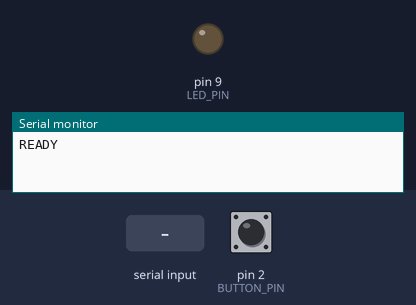
A sketch run on a simulated Arduino Uno, built with avr-gcc and run on an emulated ATmega328P. Parts: output pins drawn as LEDs (lit = HIGH), the last lines printed to the serial monitor. The inputs (shaded band) are chosen by the test bench; at power-on: pin 2 (BUTTON_PIN) HIGH.

Above: at 1.2 s.
1.3 s: "LED:ON\n" received over Serial
At 2.5 s:
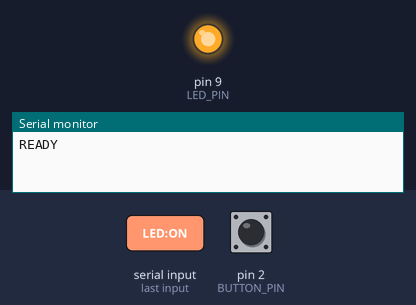
2.8 s: pin 2 (BUTTON_PIN) pulled LOW for 0.15 s
4.4 s: "LED:OFF\n" received over Serial
At 5.1 s:
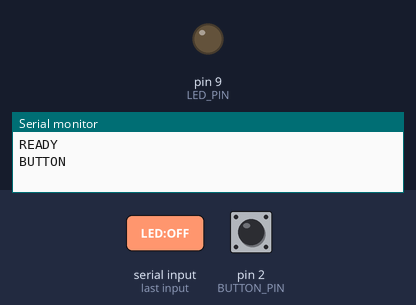
5.9 s: "STATUS:RECORDING\n" received over Serial
At 6.3 s:
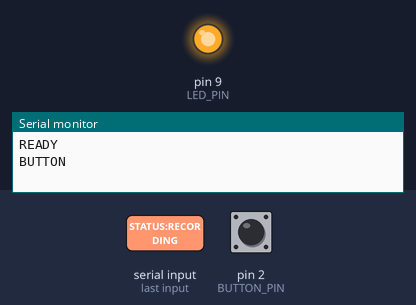
7.4 s: pin 2 (BUTTON_PIN) pulled LOW for 1 s
At 8.0 s:
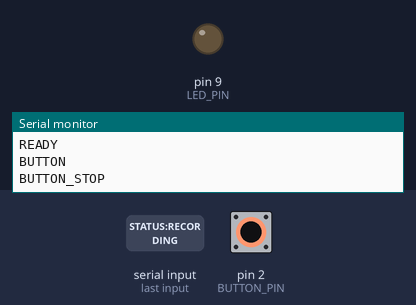
Timing chart, 0 to 10.4 s (numbered marks = the images above; inputs shaded):
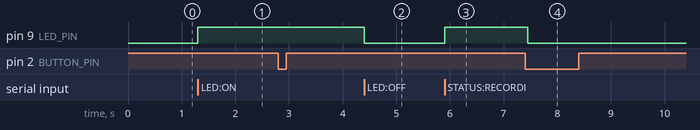

The sketch:

sign_button.ino
```cpp
/*
 * 손말이음 - 수어 촬영 버튼
 *
 * 물리 버튼을 누르면 LED를 켜고, 시리얼로 라즈베리파이에 촬영 시작을 알립니다.
 * 라즈베리파이가 촬영/분석 상태를 되돌려주면 LED로 표시합니다.
 *
 * 배선
 *   버튼  : D2 - GND        (INPUT_PULLUP을 쓰므로 저항 불필요, 누르면 LOW)
 *   LED   : D9 - 220Ω - GND (촬영 중 표시)
 *   보드   : USB로 라즈베리파이에 연결 (시리얼 통신 겸 전원)
 *
 * 프로토콜 (115200 baud, 줄바꿈 구분)
 *   보냄 : READY            부팅 완료
 *          BUTTON           버튼이 눌림 -> 촬영 시작해라
 *          BUTTON_STOP      버튼이 다시 눌림 -> 촬영을 종료해라
 *   받음 : LED:ON           LED 켜기
 *          LED:OFF          LED 끄기
 *          STATUS:RECORDING 촬영 중   (LED 켜짐)
 *          STATUS:BUSY      분석 중   (LED 느리게 깜빡임)
 *          STATUS:DONE      분석 완료 (LED 3번 빠르게 깜빡이고 꺼짐)
 *          STATUS:FAIL      실패      (LED 길게 2번 깜빡이고 꺼짐)
 */

const uint8_t BUTTON_PIN = 2;
const uint8_t LED_PIN = 9;

// 채터링 방지. 이 시간 안의 변화는 무시합니다.
const unsigned long DEBOUNCE_MS = 50;

// 촬영 중에 버튼을 또 눌러도 무시하는 시간. 라즈베리파이가 STATUS:DONE/FAIL을
// 보내주면 그때 풀리지만, 응답이 없어도 이 시간이 지나면 다시 받습니다.
const unsigned long LOCKOUT_MS = 60000;

enum LedMode {
  LED_OFF,
  LED_ON,
  LED_BLINK_SLOW  // 분석 중
};

LedMode ledMode = LED_OFF;
bool ledState = false;
unsigned long ledLastToggle = 0;

int lastReading = HIGH;
int buttonState = HIGH;
unsigned long lastDebounceTime = 0;

bool capturing = false;
bool recordingActive = false;
unsigned long captureStartedAt = 0;

String inputBuffer = "";

void setLed(bool on) {
  ledState = on;
  digitalWrite(LED_PIN, on ? HIGH : LOW);
}

// 깜빡임은 delay()를 쓰지 않습니다. delay 중에는 버튼도 시리얼도 못 읽습니다.
void blink(uint8_t times, unsigned long onMs, unsigned long offMs) {
  for (uint8_t i = 0; i < times; i++) {
    setLed(true);
    delay(onMs);
    setLed(false);
    if (i < times - 1) {
      delay(offMs);
    }
  }
}

void setup() {
  pinMode(BUTTON_PIN, INPUT_PULLUP);
  pinMode(LED_PIN, OUTPUT);
  setLed(false);

  Serial.begin(115200);

  // 부팅했다고 알립니다. 라즈베리파이가 이걸 보고 연결을 확인합니다.
  Serial.println("READY");
}

void handleCommand(const String &command) {
  if (command == "LED:ON") {
    ledMode = LED_ON;
    setLed(true);
  } else if (command == "LED:OFF") {
    ledMode = LED_OFF;
    setLed(false);
  } else if (command == "STATUS:RECORDING") {
    recordingActive = true;
    ledMode = LED_ON;
    setLed(true);
  } else if (command == "STATUS:BUSY") {
    recordingActive = false;
    ledMode = LED_OFF;
    setLed(false);
  } else if (command == "STATUS:DONE") {
    ledMode = LED_OFF;
    setLed(false);
    capturing = false;
    recordingActive = false;
  } else if (command == "STATUS:FAIL") {
    ledMode = LED_OFF;
    setLed(false);
    capturing = false;
    recordingActive = false;
  }
}

void readSerial() {
  while (Serial.available() > 0) {
    char c = Serial.read();

    if (c == '\n') {
      inputBuffer.trim();
      if (inputBuffer.length() > 0) {
        handleCommand(inputBuffer);
      }
      inputBuffer = "";
    } else if (c != '\r') {
      inputBuffer += c;
    }
  }
}

void readButton() {
  int reading = digitalRead(BUTTON_PIN);

  if (reading != lastReading) {
    lastDebounceTime = millis();
  }

  if ((millis() - lastDebounceTime) > DEBOUNCE_MS && reading != buttonState) {
    buttonState = reading;

    // INPUT_PULLUP이라 누르면 LOW입니다.
    if (buttonState == LOW) {
      if (!capturing) {
        capturing = true;
        recordingActive = false;
        captureStartedAt = millis();

        // Pi가 1초 준비를 마친 뒤 STATUS:RECORDING을 보낼 때 LED를 켭니다.
        Serial.println("BUTTON");
      } else if (recordingActive) {
        // 두 번째 버튼은 현재 촬영을 종료합니다. 완료/실패 상태를 받을 때까지
        // 추가 버튼은 무시합니다.
        recordingActive = false;
        ledMode = LED_OFF;
        setLed(false);
        Serial.println("BUTTON_STOP");
      }
    }
  }

  lastReading = reading;
}

void updateLed() {
  if (ledMode != LED_BLINK_SLOW) {
    return;
  }

  if (millis() - ledLastToggle > 400) {
    ledLastToggle = millis();
    setLed(!ledState);
  }
}

void checkLockout() {
  // 라즈베리파이가 응답하지 않아도 영영 잠겨 있으면 안 됩니다.
  if (capturing && (millis() - captureStartedAt) > LOCKOUT_MS) {
    capturing = false;
    recordingActive = false;
    ledMode = LED_OFF;
    setLed(false);
  }
}

void loop() {
  readSerial();
  readButton();
  updateLed();
  checkLockout();
}
```

Measured:
- after the input at 1.3 s, pin 9 (LED_PIN): LOW → HIGH at once
- after the input at 4.4 s, pin 9 (LED_PIN): HIGH → LOW at once
- after the input at 5.9 s, pin 9 (LED_PIN): LOW → HIGH at once
- after the input at 7.4 s, pin 9 (LED_PIN): HIGH → LOW after 0.05 s
